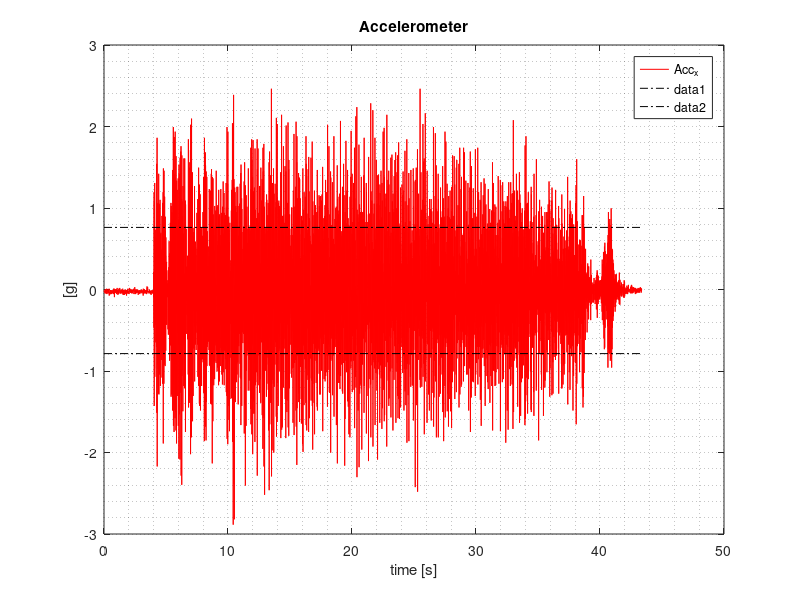
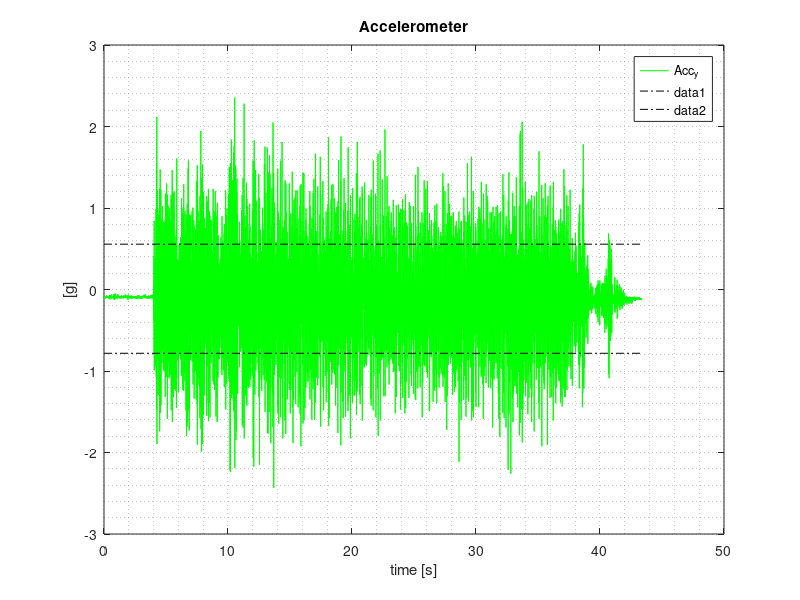
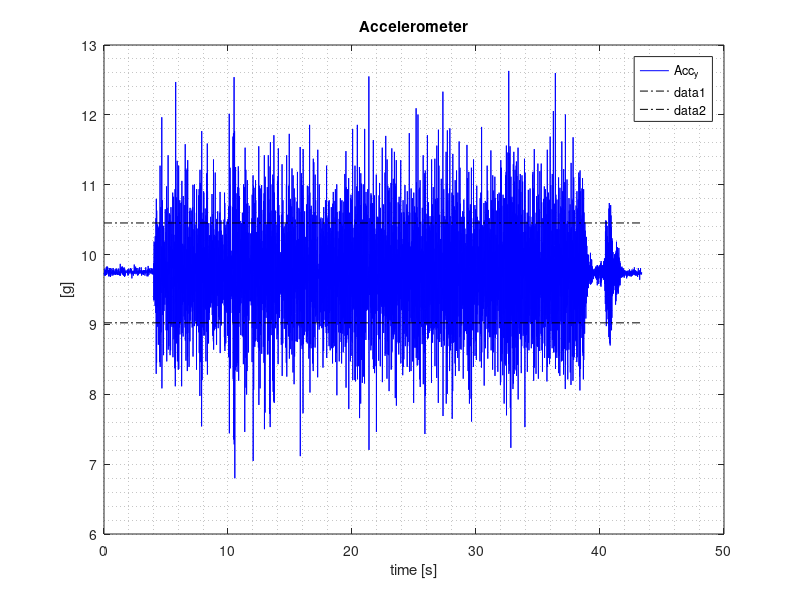
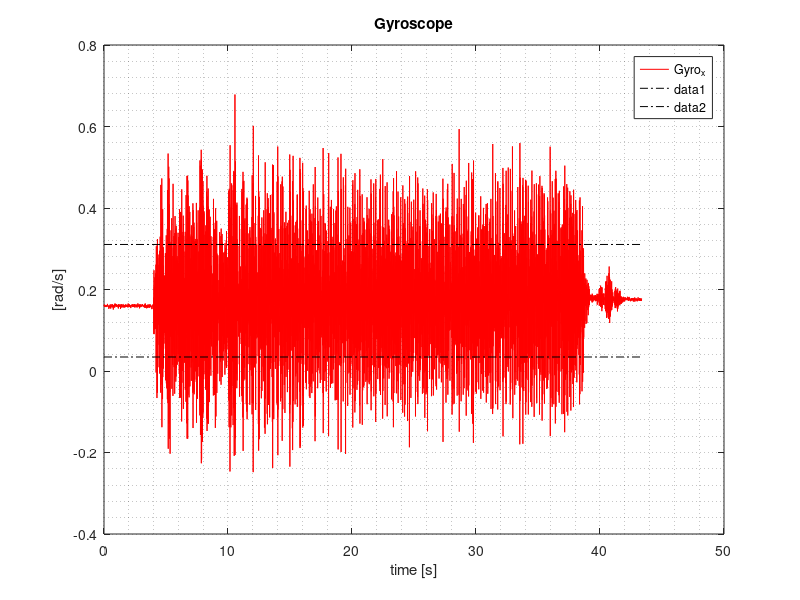

MATLAB code for these plots, in order:
%% Sigma Estimation        %
% Author: Mattia Giurato   %
% Last review: 2016/03/07  %
%%%%%%%%%%%%%%%%%%%%%%%%%%%%
clear all
close all 
clc

%% Data import
load('IMUoutput_sigma.mat')

Gyroscope = Gyroscope(2:length(Gyroscope)-1,:);
Accelerometer = Accelerometer(2:length(Accelerometer)-1,:);
Magnetometer = Magnetometer(2:length(Magnetometer)-1,:);

IMUtime = IMUtime(1:length(IMUtime)-2);

%% Sigma estimation
sigma_gyr = std(Gyroscope);
sigma_acc = std(Accelerometer);
sigma_mag = std(Magnetometer);

mean_gyr = mean(Gyroscope);
mean_acc = mean(Accelerometer);
mean_mag = mean(Magnetometer);

%% Output
disp('The estimated Gyroscope standard deviations are:')
disp(['X:', num2str(sigma_gyr(1))])
disp(['Y:', num2str(sigma_gyr(2))])
disp(['Z:', num2str(sigma_gyr(3))])

disp('The estimated Accelerometer standard deviations are:')
disp(['X:', num2str(sigma_acc(1))])
disp(['Y:', num2str(sigma_acc(2))])
disp(['Z:', num2str(sigma_acc(3))])

disp('The estimated Magnetometer standard deviations are:')
disp(['X:', num2str(sigma_mag(1))])
disp(['Y:', num2str(sigma_mag(2))])
disp(['Z:', num2str(sigma_mag(3))])

%% Plot
figure('name','Accelerometer_X')
plot(IMUtime, Accelerometer(:,1),'color','r')
grid minor
title('Accelerometer')
xlabel('time [s]')
ylabel('[g]')
legend('Acc_x')
hold on
y=mean_acc(1) + sigma_acc(1);
line('XData', [0 max(IMUtime)], 'YData',  [y y], 'LineStyle', '-.')
y=mean_acc(1) - sigma_acc(1);
line('XData', [0 max(IMUtime)], 'YData',  [y y], 'LineStyle', '-.')
hold off

figure('name','Accelerometer_Y')
plot(IMUtime, Accelerometer(:,2),'color','g')
grid minor
title('Accelerometer')
xlabel('time [s]')
ylabel('[g]')
legend('Acc_y')
hold on
y=mean_acc(2) + sigma_acc(2);
line('XData', [0 max(IMUtime)], 'YData',  [y y], 'LineStyle', '-.')
y=mean_acc(2) - sigma_acc(2);
line('XData', [0 max(IMUtime)], 'YData',  [y y], 'LineStyle', '-.')
hold off

figure('name','Accelerometer_Z')
plot(IMUtime, Accelerometer(:,3),'color','b')
grid minor
title('Accelerometer')
xlabel('time [s]')
ylabel('[g]')
legend('Acc_y')
hold on
y=mean_acc(3) + sigma_acc(3);
line('XData', [0 max(IMUtime)], 'YData',  [y y], 'LineStyle', '-.')
y=mean_acc(3) - sigma_acc(3);
line('XData', [0 max(IMUtime)], 'YData',  [y y], 'LineStyle', '-.')
hold off

figure('name','Gyroscope_X')
plot(IMUtime, Gyroscope(:,1),'color','r')
grid minor
title('Gyroscope')
xlabel('time [s]')
ylabel('[rad/s]')
legend('Gyro_x')
hold on
y=mean_gyr(1) + sigma_gyr(1);
line('XData', [0 max(IMUtime)], 'YData',  [y y], 'LineStyle', '-.')
y=mean_gyr(1) - sigma_gyr(1);
line('XData', [0 max(IMUtime)], 'YData',  [y y], 'LineStyle', '-.')
hold off

figure('name','Gyroscope_Y')
plot(IMUtime, Gyroscope(:,2),'color','g')
grid minor
title('Gyroscope')
xlabel('time [s]')
ylabel('[rad/s]')
legend('Gyro_y')
hold on
y=mean_gyr(2) + sigma_gyr(2);
line('XData', [0 max(IMUtime)], 'YData',  [y y], 'LineStyle', '-.')
y=mean_gyr(2) - sigma_gyr(2);
line('XData', [0 max(IMUtime)], 'YData',  [y y], 'LineStyle', '-.')
hold off

figure('name','Gyroscope_Z')
plot(IMUtime, Gyroscope(:,3),'color','b')
grid minor
title('Gyroscope')
xlabel('time [s]')
ylabel('[rad/s]')
legend('Gyro_z')
hold on
y=mean_gyr(3) + sigma_gyr(3);
line('XData', [0 max(IMUtime)], 'YData',  [y y], 'LineStyle', '-.')
y=mean_gyr(3) - sigma_gyr(3);
line('XData', [0 max(IMUtime)], 'YData',  [y y], 'LineStyle', '-.')
hold off

figure('name','Magnetometer_X')
plot(IMUtime, Magnetometer(:,1),'color','r')
grid minor
title('Magnetometer')
xlabel('time [s]')
ylabel('[1]')
legend('Mag_x')
hold on
y=mean_mag(1) + sigma_mag(1);
line('XData', [0 max(IMUtime)], 'YData',  [y y], 'LineStyle', '-.')
y=mean_mag(1) - sigma_mag(1);
line('XData', [0 max(IMUtime)], 'YData',  [y y], 'LineStyle', '-.')
hold off

figure('name','Magnetometer_Y')
plot(IMUtime, Magnetometer(:,2),'color','g')
grid minor
title('Magnetometer')
xlabel('time [s]')
ylabel('[1]')
legend('Mag_y')
hold on
y=mean_mag(2) + sigma_mag(2);
line('XData', [0 max(IMUtime)], 'YData',  [y y], 'LineStyle', '-.')
y=mean_mag(2) - sigma_mag(2);
line('XData', [0 max(IMUtime)], 'YData',  [y y], 'LineStyle', '-.')
hold off

figure('name','Magnetometer_Z')
plot(IMUtime, Magnetometer(:,3),'color','b')
grid minor
title('Magnetometer')
xlabel('time [s]')
ylabel('[1]')
legend('Mag_z')
hold on
y=mean_mag(3) + sigma_mag(3);
line('XData', [0 max(IMUtime)], 'YData',  [y y], 'LineStyle', '-.')
y=mean_mag(3) - sigma_mag(3);
line('XData', [0 max(IMUtime)], 'YData',  [y y], 'LineStyle', '-.')
hold off

%% END OF CODE